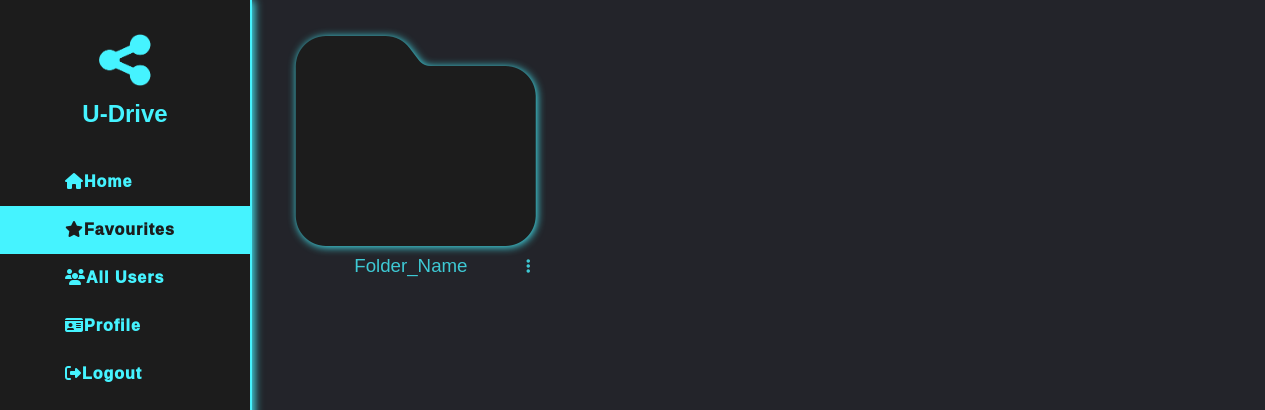
The page /favourites/ (signed in) on the database as committed earlier.
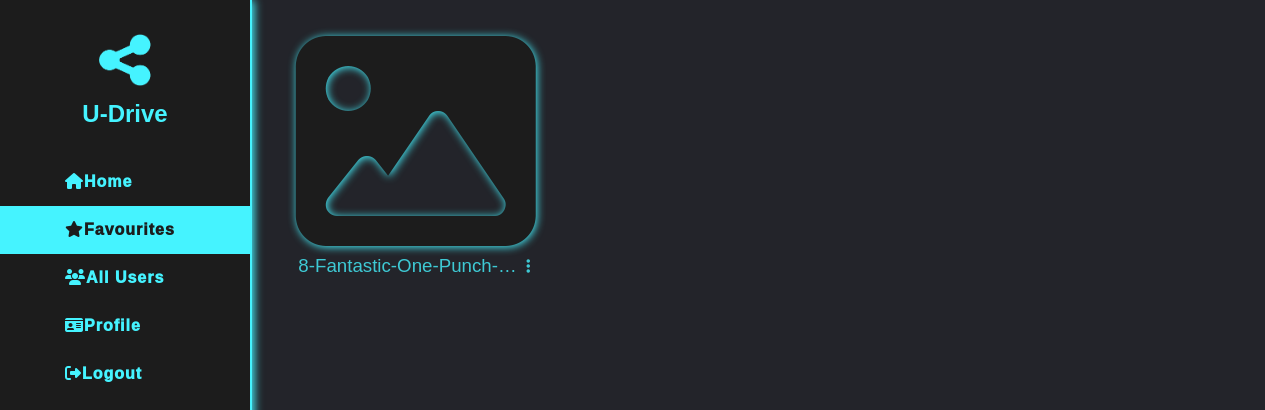
The same page on the database as committed later.
### home/models.py (models this page shows, shortened)
class Folder(models.Model):
    foldername = models.CharField(max_length=50)
    created_at = models.DateTimeField(auto_now_add=True)
    folderuser = models.ForeignKey(User, on_delete=models.CASCADE)
    parent_directory = models.ForeignKey(
        "self", null=True, on_delete=models.CASCADE, blank=True
    )
    favouriteFolder = models.BooleanField(default=False)
    publicFolder=models.BooleanField(default=False)

class File(models.Model):
    filename = models.CharField(max_length=200,default="")
    created_at = models.DateTimeField(auto_now_add=True)
    fileuser = models.ForeignKey(User, on_delete=models.CASCADE)
    file = models.FileField(upload_to="Files")
    file_directory = models.ForeignKey(
        Folder, null=True, on_delete=models.CASCADE, blank=True
    )
    favouriteFile = models.BooleanField(default=False)
    file_type = models.CharField(max_length=50, blank=True)
    split_value = models.CharField(max_length=200, default="okmybad")
    publicFile=models.BooleanField(default=False)

### home/views.py (the view)
# urls.py: path("favourites/", home_views.favourites, name="favourites"),
def favourites(request):
    favourite_folders = Folder.objects.filter(
        folderuser=request.user, favouriteFolder=True
    )
    favourite_files = File.objects.filter(fileuser=request.user, favouriteFile=True)
    context = {
        "folder": favourite_folders,
        "files": favourite_files,
        "title": "Favourite",
    }
    return render(request, "home/favourite.html", context)

### home/templates/home/favourite.html (shortened to what this page needs)
{% extends 'home/base.html'%}
{% block content %}
<div class="content">
  {% for i in folder %}
  <div class="folder">
    <a href="{% url 'folder' i.id %}">
      <i class="fa-solid fa-folder"></i>
      <h3>{{i.foldername}}</h3>
    </a>
    <span class="opt">
      <label for="{{i.foldername}}"><i class="fa-solid fa-ellipsis-vertical"></i></label>
    </span>
  </div>
  {% endfor %} {% for i in files %}
  <div class="folder">
    <a href="">
      {% if 'Image' in i.file_type %}
      <i class="fa-solid fa-image"></i>
      {% elif 'Video' in i.file_type %}
      <i class="fa-solid fa-film"></i>
      {% elif 'PDF' in i.file_type %}
      <i class="fa-solid fa-file-pdf"></i>
      {% else %}
      <i class="fa-solid fa-file"></i>
      {% endif %}
      <h3>{{i.filename}}</h3>
    </a>
    <span class="opt">
      <label for="{{i.split_value}}" class=".opt"><i class="fa-solid fa-ellipsis-vertical"></i></label>
    </span>
  </div>
  {% endfor %}
</div>
{% endblock content %}

Rows that differ between the two databases and show on the page:
no longer on this page (row edited): Folder: foldername "Folder_Name"
now on this page (row edited): File: file_type "Image" (drawn), filename "8-Fantastic-One-Punch-…"
